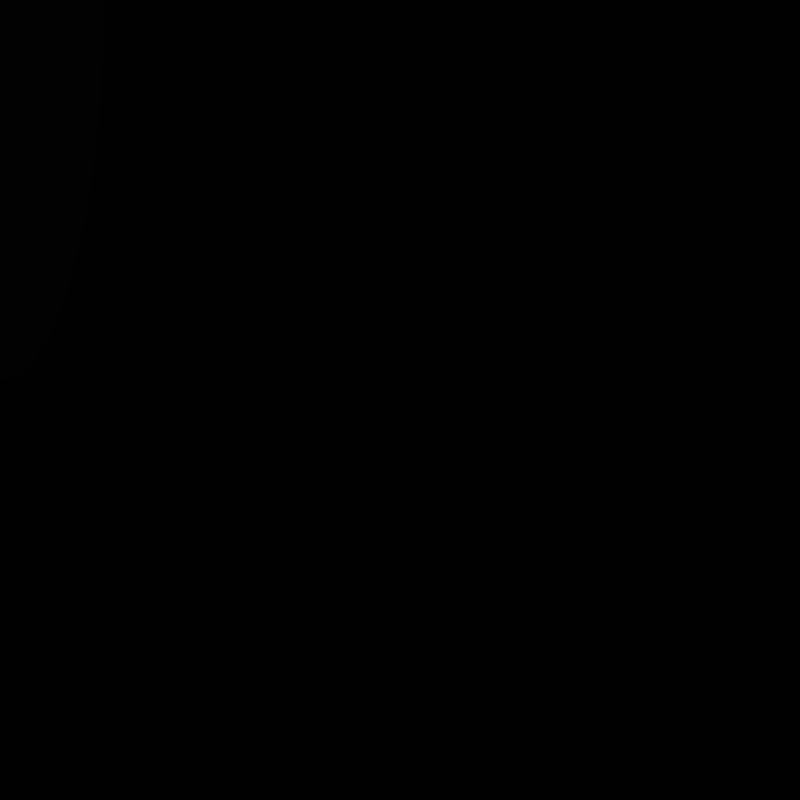
Frame 1 (no input)
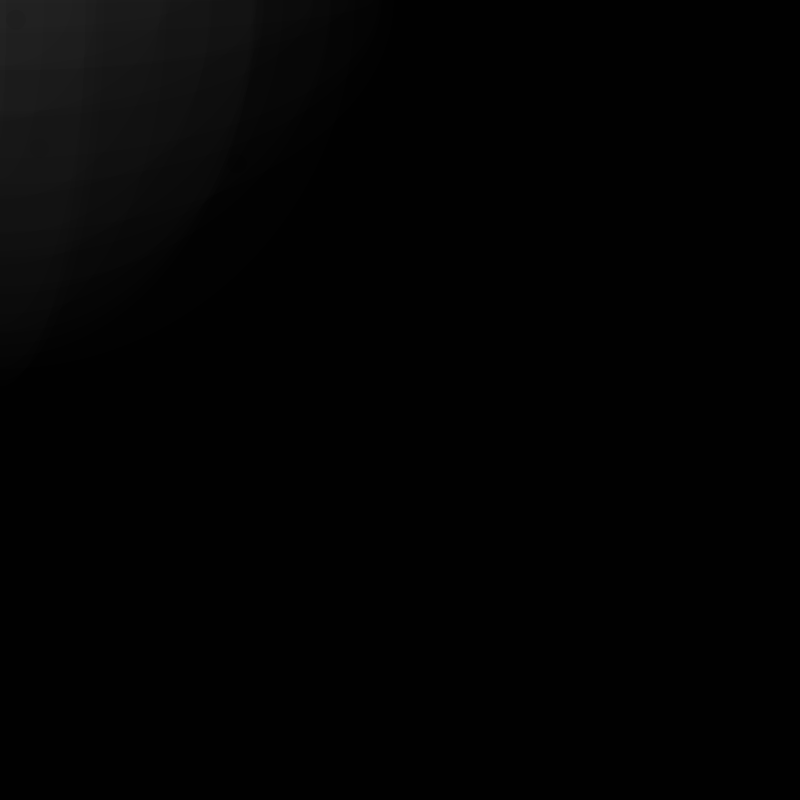
Frame 60 (the mouse pressed at the canvas centre just before this capture)
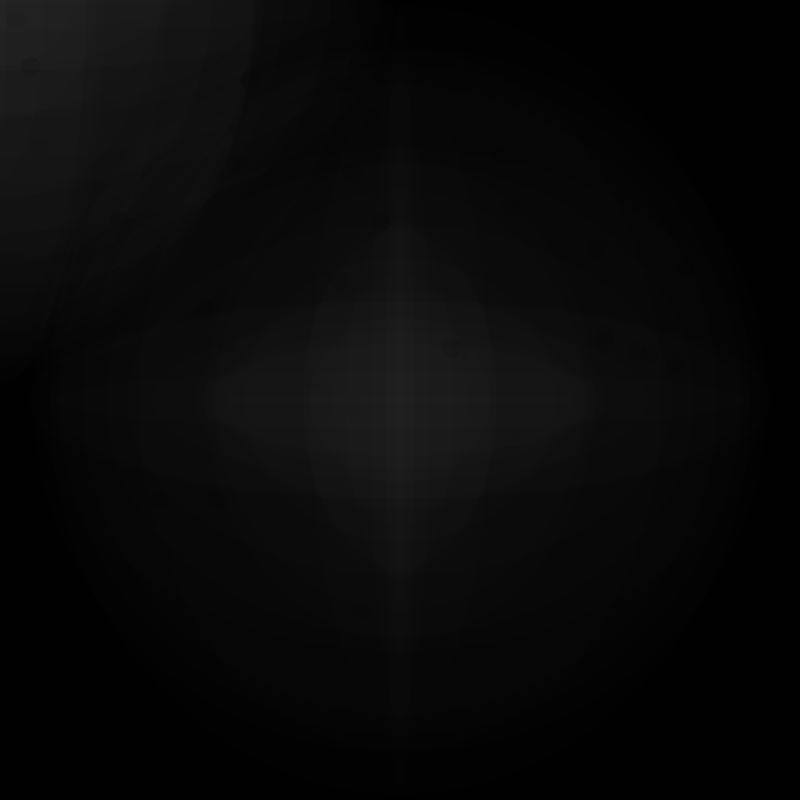
Frame 120 (the mouse held since frame 60 and released just before this capture)

The Processing sketch that drew these frames (run headless with seeded random() and noise(); from frame 60 on, the mouse is pressed at the canvas centre):

// Processing sketch: processing_50292
// ── processing_50292.pde

void setup() {
  size(800,800);
  smooth();
  noStroke();
  background(1);
}

void draw() {
  //background(255);
  int i = int(random(100));
  
  if(i % 2 == 0) {
    fill(255,1);
    ellipse(mouseX,mouseY,random(800),random(800));
  }
  else {
    fill(0,1);
    ellipse(mouseX,mouseY,random(800),random(800));
  }
  fill(1,30);
  ellipse(random(width),random(height),20,20);
}
